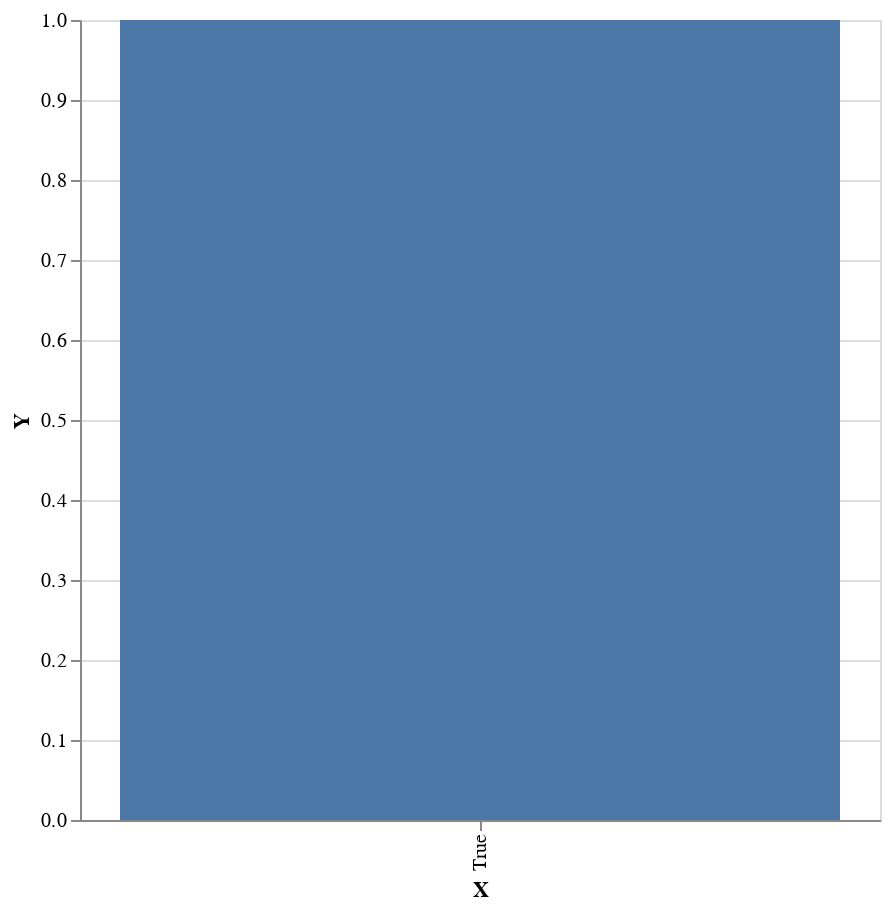

Notebook cell for this chart:
### Code cell
plot $ first (pack . show) <$> emp

### Figure 1 — Vega-Lite specification as saved in the notebook (floating-point values rounded to 4 significant figures)
{"$schema": "https://vega.github.io/schema/vega-lite/v4.json", "data": {"values": [{"X": "True", "Y": 1}]}, "encoding": {"x": {"field": "X", "type": "nominal"}, "y": {"field": "Y", "type": "quantitative"}}, "height": 400, "mark": "bar", "width": 400}
